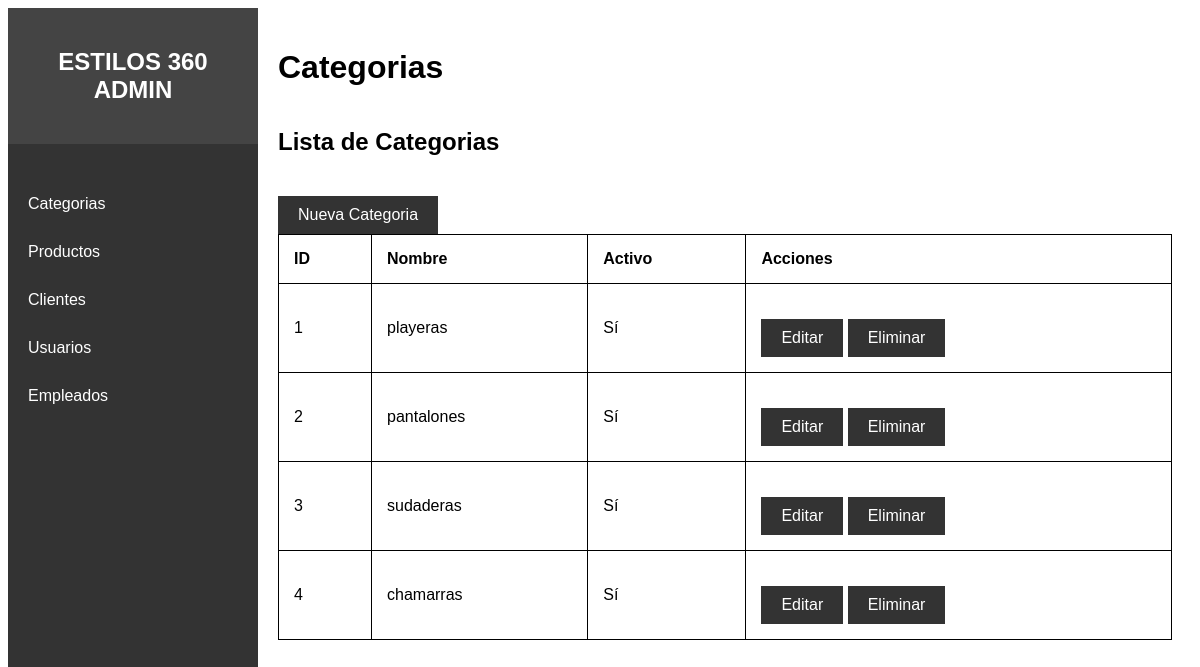
Screenshot of /admin/categorias.php with the database file from the repository.
### tables this page shows
CREATE TABLE `categorias` (
  `id` int(11) NOT NULL,
  `nombre` varchar(60) NOT NULL,
  `activo` tinyint(4) NOT NULL DEFAULT 1
);

### admin/categorias.php (the view, shortened to what this page needs)
<?php
include 'db_config.php';
$sql = "SELECT * FROM categorias";
$result = $conn->query($sql);
?>
<!DOCTYPE html>
<html lang="en">
<head>
    <link rel="stylesheet" href="css/styless.css">
</head>
<body>
<?php include 'menu.php'; ?>
    <div class="main-content">
        <header>
            <h1>Categorias</h1>
        </header>
        <main>
            <h2>Lista de Categorias</h2>
            <a href="nueva_categoria.php" class="button">Nueva Categoria</a>
            <table>
                <thead>
                    <tr>
                        <th>ID</th>
                        <th>Nombre</th>
                        <th>Activo</th>
                        <th>Acciones</th>
                    </tr>
                </thead>
                <tbody>
                    <?php
                    if ($result->num_rows > 0) {
                        while($row = $result->fetch_assoc()) {
                            echo "<tr>";
                            echo "<td>" . $row["id"] . "</td>";
                            echo "<td>" . $row["nombre"] . "</td>";
                            echo "<td>" . ($row["activo"] ? 'Sí' : 'No') . "</td>";
                            echo "<td>";
                            echo "<a href='editar_categoria.php?id=" . $row["id"] . "' class='button'>Editar</a> ";
                            echo "<a href='eliminar_categoria.php?id=" . $row["id"] . "' class='button' onclick='return confirm(\"¿Estás seguro de que deseas eliminar esta categoría?\");'>Eliminar</a>";
                            echo "</td>";
                            echo "</tr>";
                        }
                    } else {
                        echo "<tr><td colspan='4'>No hay categorías disponibles</td></tr>";
                    }
                    ?>
                </tbody>
            </table>
        </main>
    </div>
</body>
</html>

### admin/css/styless.css (style rules this page uses)
body { display: flex; font-family: Arial, sans-serif; }
.main-content { margin-left: 250px; padding: 20px; flex-grow: 1; }
header { display: flex; justify-content: space-between; align-items: center; }
table { width: 100%; border-collapse: collapse; }
table, th, td { border: 1px solid black; }
th, td { padding: 15px; text-align: left; }
.button { display: inline-block; padding: 10px 20px; background-color: #333; color: #fff; text-decoration: none; margin-top: 20px; }

### rows the page displays
categorias: id "1", nombre "playeras", activo "Sí"
categorias: id "2", nombre "pantalones", activo "Sí"
categorias: id "3", nombre "sudaderas", activo "Sí"
categorias: id "4", nombre "chamarras", activo "Sí"
